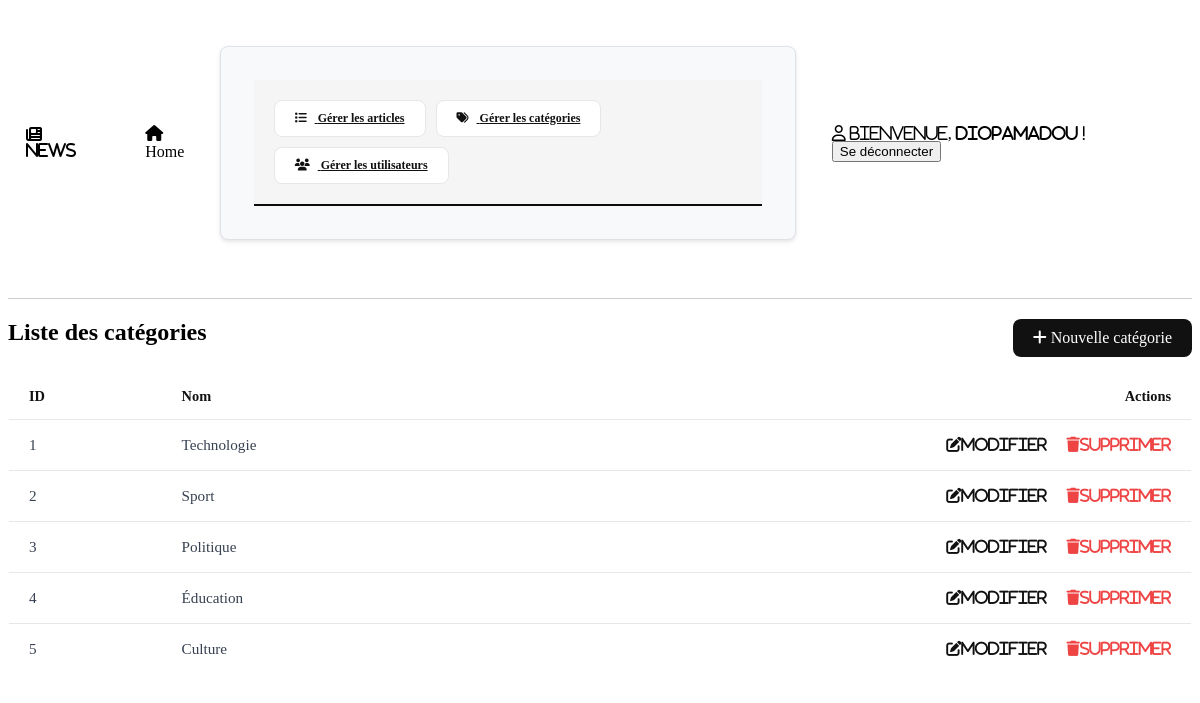
Screenshot of /categories/liste.php (signed in) with the database file from the repository.
### tables this page shows
CREATE TABLE IF NOT EXISTS categories (
    id          INT AUTO_INCREMENT PRIMARY KEY,
    nom         VARCHAR(100) NOT NULL UNIQUE,
    description TEXT
);

### categories/liste.php (the view, shortened to what this page needs)
<?php
require_once '../db.php';
require_once '../entete.php';
require_once '../menu.php';
$categories = $db->query("SELECT * FROM categories")->fetchAll(PDO::FETCH_ASSOC);
?>
<a href="ajouter.php" class="btn-new">
    <i class="fa-solid fa-plus"></i> Nouvelle catégorie
</a>
<h2>Liste des catégories</h2>
    <table>
    <thead>
        <tr>            <th>ID</th>
            <th>Nom</th>
            <th>Actions</th>
        </tr>
    </thead>
    <tbody>
        <?php foreach ($categories as $categorie) : ?>
        <tr>
            <td><?= htmlspecialchars($categorie['id']) ?></td>
            <td><?= htmlspecialchars($categorie['nom']) ?></td>
            <td>
                <a href="modifier.php?id=<?= $categorie['id'] ?>" class="btn-edit">
                    <i class="fa-solid fa-pen-to-square">Modifier</i>
                </a>
                <a href="supprimer.php?id=<?= $categorie['id'] ?>" class="btn-delete" onclick="return confirm('Êtes-vous sûr de vouloir supprimer cette catégorie ?');">
                    <i class="fa-solid fa-trash">Supprimer</i>
                </a>
            </td>
        </tr>
        <?php endforeach; ?>
    </tbody>
</table>
        </body>
        </html>

### style.css (style rules this page uses)
nav div, th, header div { margin: 18px; }
table { display: table; width: 100%; border-collapse: collapse; background-color: #fff; border: 1px solid #e5e7eb; border-radius: 8px; overflow: hidden; margin-top: 20px; }
table th { display: table-cell; padding: 14px 20px; text-align: left; font-weight: 600; font-size: 0.9rem; color: #111; border-bottom: 1px solid #e5e7eb; background-color: #fff; }
table td { display: table-cell; padding: 16px 20px; text-align: left; font-size: 0.95rem; color: #374151; border-bottom: 1px solid #e5e7eb; }
table tr:last-child td { border-bottom: none; }
table th:last-child, table td:last-child { text-align: right; }
.btn-edit { color: #111; text-decoration: none; font-weight: 300; margin-right: 16px; }
.btn-delete, .btn-cancel { color: #ef4444; text-decoration: none; font-weight: 300; }
.btn-new { background-color: #111; color: #fff; padding: 10px 20px; border-radius: 8px; text-decoration: none; font-weight: 500; margin-bottom: 16px; float: right; }

### rows the page displays
categories: id "1", nom "Technologie"
categories: id "2", nom "Sport"
categories: id "3", nom "Politique"
categories: id "4", nom "Éducation"
categories: id "5", nom "Culture"

### other values shown
$_SESSION['user']['login'] "diopamadou"
